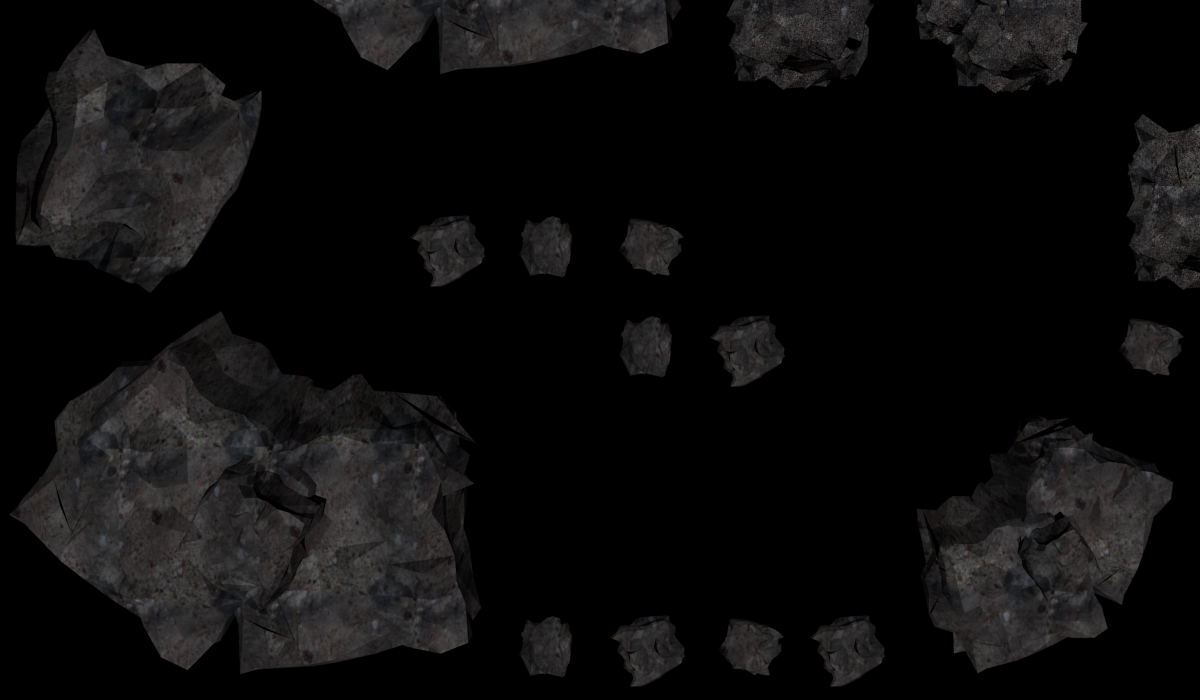

A 2D game scene composited from a Tiled map and its tileset images. What follows is a short description and the map's XML, with each tile layer's data collapsed to a summary:
An orthogonal 12x7 tile map with 100x100 px tiles, 1 tile layer (Tile Layer 1).

<map version="1.0" orientation="orthogonal" renderorder="right-down" width="12" height="7" tilewidth="100" tileheight="100">
 <properties>
  <property name="finishLocationX" value="7" />
  <property name="finishLocationY" value="2" />
  <property name="robotStartLocationX" value="5" />
  <property name="robotStartLocationY" value="3" />
 </properties>
 <tileset firstgid="1" name="default" tilewidth="100" tileheight="100">
  <image source="rocks.png" width="1000" height="1000" />
  <tile id="0">
   <properties>
    <property name="crash" value="false" />
   </properties>
  </tile>
  <tile id="1">
   <properties>
    <property name="crash" value="false" />
   </properties>
  </tile>
  <tile id="2">
   <properties>
    <property name="crash" value="true" />
   </properties>
  </tile>
  <tile id="3">
   <properties>
    <property name="crash" value="true" />
   </properties>
  </tile>
  <tile id="4">
   <properties>
    <property name="crash" value="false" />
   </properties>
  </tile>
  <tile id="5">
   <properties>
    <property name="crash" value="true" />
   </properties>
  </tile>
  <tile id="6">
   <properties>
    <property name="crash" value="true" />
   </properties>
  </tile>
  <tile id="7">
   <properties>
    <property name="crash" value="true" />
   </properties>
  </tile>
  <tile id="8">
   <properties>
    <property name="crash" value="true" />
   </properties>
  </tile>
  <tile id="9">
   <properties>
    <property name="crash" value="false" />
   </properties>
  </tile>
  <tile id="10">
   <properties>
    <property name="crash" value="false" />
   </properties>
  </tile>
  <tile id="11">
   <properties>
    <property name="crash" value="true" />
   </properties>
  </tile>
  <tile id="12">
   <properties>
    <property name="crash" value="true" />
   </properties>
  </tile>
  <tile id="13">
   <properties>
    <property name="crash" value="true" />
   </properties>
  </tile>
  <tile id="14">
   <properties>
    <property name="crash" value="true" />
   </properties>
  </tile>
  <tile id="15">
   <properties>
    <property name="crash" value="true" />
   </properties>
  </tile>
  <tile id="16">
   <properties>
    <property name="crash" value="true" />
   </properties>
  </tile>
  <tile id="17">
   <properties>
    <property name="crash" value="true" />
   </properties>
  </tile>
  <tile id="18">
   <properties>
    <property name="crash" value="true" />
   </properties>
  </tile>
  <tile id="19">
   <properties>
    <property name="crash" value="false" />
   </properties>
  </tile>
  <tile id="20">
   <properties>
    <property name="crash" value="true" />
   </properties>
  </tile>
  <tile id="21">
   <properties>
    <property name="crash" value="true" />
   </properties>
  </tile>
  <tile id="22">
   <properties>
    <property name="crash" value="true" />
   </properties>
  </tile>
  <tile id="23">
   <properties>
    <property name="crash" value="true" />
   </properties>
  </tile>
  <tile id="24">
   <properties>
    <property name="crash" value="true" />
   </properties>
  </tile>
  <tile id="25">
   <properties>
    <property name="crash" value="false" />
   </properties>
  </tile>
  <tile id="26">
   <properties>
    <property name="crash" value="false" />
   </properties>
  </tile>
  <tile id="27">
   <properties>
    <property name="crash" value="true" />
   </properties>
  </tile>
  <tile id="28">
   <properties>
    <property name="crash" value="true" />
   </properties>
  </tile>
  <tile id="29">
   <properties>
    <property name="crash" value="false" />
   </properties>
  </tile>
  <tile id="30">
   <properties>
    <property name="crash" value="true" />
   </properties>
  </tile>
  <tile id="31">
   <properties>
    <property name="crash" value="true" />
   </properties>
  </tile>
  <tile id="32">
   <properties>
    <property name="crash" value="true" />
   </properties>
  </tile>
  <tile id="33">
   <properties>
    <property name="crash" value="true" />
   </properties>
  </tile>
  <tile id="34">
   <properties>
    <property name="crash" value="false" />
   </properties>
  </tile>
  <tile id="35">
   <properties>
    <property name="crash" value="true" />
   </properties>
  </tile>
  <tile id="36">
   <properties>
    <property name="crash" value="true" />
   </properties>
  </tile>
  <tile id="37">
   <properties>
    <property name="crash" value="true" />
   </properties>
  </tile>
  <tile id="38">
   <properties>
    <property name="crash" value="true" />
   </properties>
  </tile>
  <tile id="39">
   <properties>
    <property name="crash" value="true" />
   </properties>
  </tile>
  <tile id="40">
   <properties>
    <property name="crash" value="false" />
   </properties>
  </tile>
  <tile id="41">
   <properties>
    <property name="crash" value="true" />
   </properties>
  </tile>
  <tile id="42">
   <properties>
    <property name="crash" value="true" />
   </properties>
  </tile>
  <tile id="43">
   <properties>
    <property name="crash" value="false" />
   </properties>
  </tile>
  <tile id="44">
   <properties>
    <property name="crash" value="false" />
   </properties>
  </tile>
  <tile id="45">
   <properties>
    <property name="crash" value="true" />
   </properties>
  </tile>
  <tile id="46">
   <properties>
    <property name="crash" value="true" />
   </properties>
  </tile>
  <tile id="47">
   <properties>
    <property name="crash" value="true" />
   </properties>
  </tile>
  <tile id="48">
   <properties>
    <property name="crash" value="true" />
   </properties>
  </tile>
  <tile id="49">
   <properties>
    <property name="crash" value="true" />
   </properties>
  </tile>
  <tile id="50">
   <properties>
    <property name="crash" value="false" />
   </properties>
  </tile>
  <tile id="51">
   <properties>
    <property name="crash" value="false" />
   </properties>
  </tile>
  <tile id="52">
   <properties>
    <property name="crash" value="false" />
   </properties>
  </tile>
  <tile id="53">
   <properties>
    <property name="crash" value="false" />
   </properties>
  </tile>
  <tile id="54">
   <properties>
    <property name="crash" value="false" />
   </properties>
  </tile>
  <tile id="55">
   <properties>
    <property name="crash" value="false" />
   </properties>
  </tile>
  <tile id="56">
   <properties>
    <property name="crash" value="false" />
   </properties>
  </tile>
  <tile id="57">
   <properties>
    <property name="crash" value="false" />
   </properties>
  </tile>
  <tile id="58">
   <properties>
    <property name="crash" value="false" />
   </properties>
  </tile>
  <tile id="59">
   <properties>
    <property name="crash" value="false" />
   </properties>
  </tile>
  <tile id="60">
   <properties>
    <property name="crash" value="false" />
   </properties>
  </tile>
  <tile id="61">
   <properties>
    <property name="crash" value="true" />
   </properties>
  </tile>
  <tile id="62">
   <properties>
    <property name="crash" value="true" />
   </properties>
  </tile>
  <tile id="63">
   <properties>
    <property name="crash" value="true" />
   </properties>
  </tile>
  <tile id="64">
   <properties>
    <property name="crash" value="true" />
   </properties>
  </tile>
  <tile id="65">
   <properties>
    <property name="crash" value="true" />
   </properties>
  </tile>
  <tile id="66">
   <properties>
    <property name="crash" value="true" />
   </properties>
  </tile>
  <tile id="67">
   <properties>
    <property name="crash" value="true" />
   </properties>
  </tile>
  <tile id="68">
   <properties>
    <property name="crash" value="false" />
   </properties>
  </tile>
  <tile id="69">
   <properties>
    <property name="crash" value="false" />
   </properties>
  </tile>
  <tile id="70">
   <properties>
    <property name="crash" value="true" />
   </properties>
  </tile>
  <tile id="71">
   <properties>
    <property name="crash" value="true" />
   </properties>
  </tile>
  <tile id="72">
   <properties>
    <property name="crash" value="true" />
   </properties>
  </tile>
  <tile id="73">
   <properties>
    <property name="crash" value="true" />
   </properties>
  </tile>
  <tile id="74">
   <properties>
    <property name="crash" value="true" />
   </properties>
  </tile>
  <tile id="75">
   <properties>
    <property name="crash" value="false" />
   </properties>
  </tile>
  <tile id="76">
   <properties>
    <property name="crash" value="false" />
   </properties>
  </tile>
  <tile id="77">
   <properties>
    <property name="crash" value="false" />
   </properties>
  </tile>
  <tile id="78">
   <properties>
    <property name="crash" value="true" />
   </properties>
  </tile>
  <tile id="79">
   <properties>
    <property name="crash" value="true" />
   </properties>
  </tile>
  <tile id="80">
   <properties>
    <property name="crash" value="true" />
   </properties>
  </tile>
  <tile id="81">
   <properties>
    <property name="crash" value="true" />
   </properties>
  </tile>
  <tile id="82">
   <properties>
    <property name="crash" value="true" />
   </properties>
  </tile>
  <tile id="83">
   <properties>
    <property name="crash" value="true" />
   </properties>
  </tile>
  <tile id="84">
   <properties>
    <property name="crash" value="true" />
   </properties>
  </tile>
  <tile id="85">
   <properties>
    <property name="crash" value="false" />
   </properties>
  </tile>
  <tile id="86">
   <properties>
    <property name="crash" value="false" />
   </properties>
  </tile>
  <tile id="87">
   <properties>
    <property name="crash" value="true" />
   </properties>
  </tile>
  <tile id="88">
   <properties>
    <property name="crash" value="true" />
   </properties>
  </tile>
  <tile id="89">
   <properties>
    <property name="crash" value="true" />
   </properties>
  </tile>
  <tile id="90">
   <properties>
    <property name="crash" value="false" />
   </properties>
  </tile>
  <tile id="91">
   <properties>
    <property name="crash" value="true" />
   </properties>
  </tile>
  <tile id="92">
   <properties>
    <property name="crash" value="true" />
   </properties>
  </tile>
  <tile id="93">
   <properties>
    <property name="crash" value="true" />
   </properties>
  </tile>
  <tile id="94">
   <properties>
    <property name="crash" value="true" />
   </properties>
  </tile>
  <tile id="95">
   <properties>
    <property name="crash" value="false" />
   </properties>
  </tile>
  <tile id="96">
   <properties>
    <property name="crash" value="false" />
   </properties>
  </tile>
  <tile id="97">
   <properties>
    <property name="crash" value="true" />
   </properties>
  </tile>
  <tile id="98">
   <properties>
    <property name="crash" value="true" />
   </properties>
  </tile>
  <tile id="99">
   <properties>
    <property name="crash" value="true" />
   </properties>
  </tile>
 </tileset>
 <layer name="Tile Layer 1" width="12" height="7">
  <data>[84 cells, 84 non-empty, 49 distinct tile ids]</data>
 </layer>
</map>
